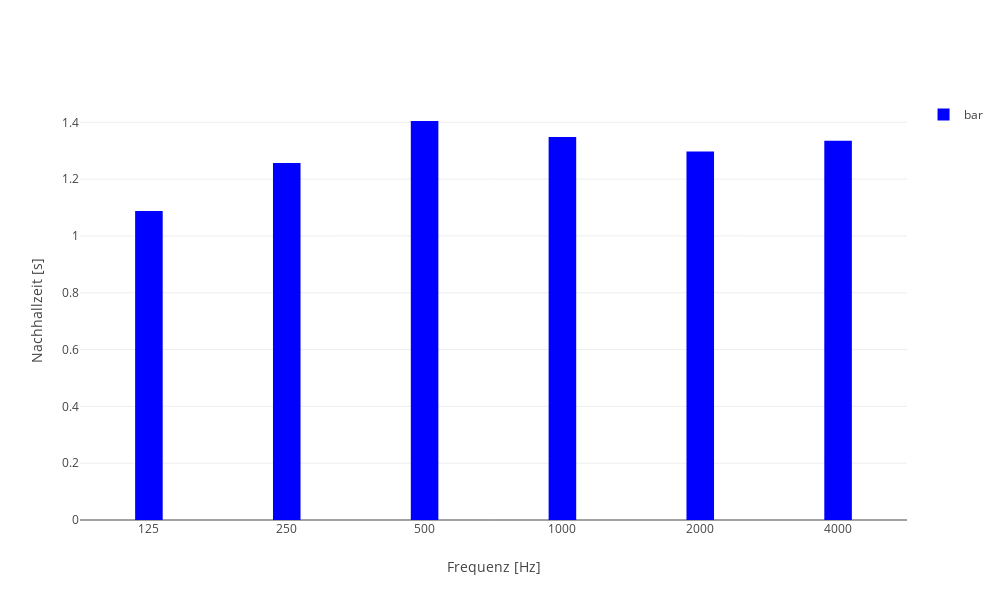
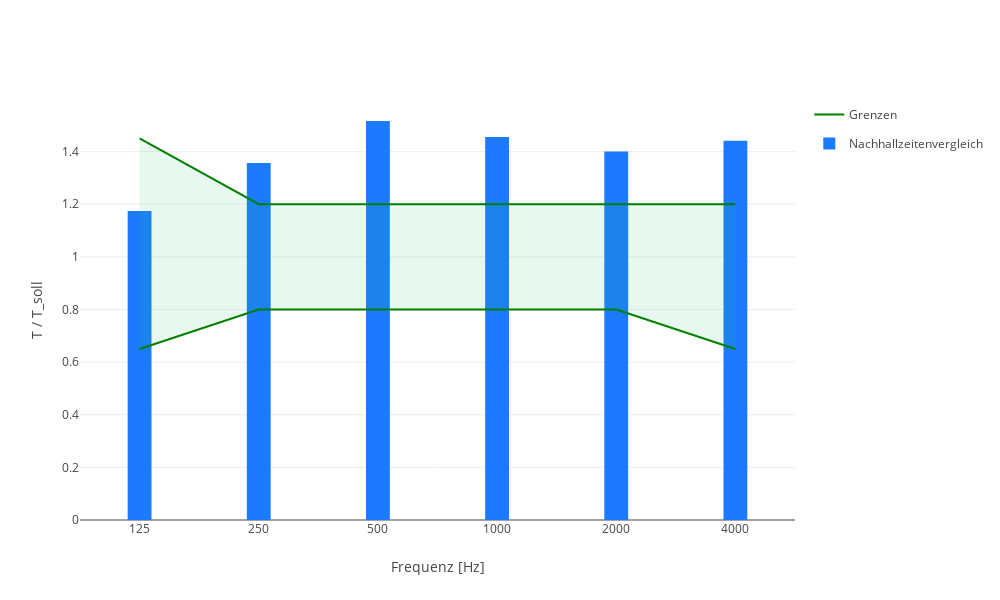

The notebook cell saved with these charts, in order:
### Code cell
import math 
import numpy as np
import plotly.graph_objects as go
from utils import basic_dict, read_db

volume = 80 # Abschaetzung eines normal grossen Raumes


surface = {'wall1': 20, 'wall2': 20, 'wall3': 10, 'wall4': 10, 'wall5': 8, 'wall6': 8} # Abschaetzung eines normal grossen Raumes

alpha = {'125 Hz': [0.2, 0.1 ,0.2, 0.1, 0.1, 0.1, 0.1], 
        '250 Hz': [0.1, 0.1, 0.1, 0.1, 0.1, 0.1, 0.1], 
        '500 Hz': [0.02, 0.1, 0.2, 0.07, 0.1, 0.2, 0.1],
        '1 kHz': [0.1, 0.1, 0.08, 0.1, 0.1, 0.1, 0.1], 
        '2 kHz': [0.1, 0.04, 0.1, 0.2, 0.1, 0.1, 0.1], 
        '4 kHz': [0.1, 0.1, 0.1, 0.1, 0.1, 0.1, 0.1]
        } 

sub_surface = {'wall1':[5, 4], 'wall2':[6, 2], 'wall3': [5], 'wall4': [], 'wall5': [], 'wall6': [1, 2, 3]}

sub_alpha = {'125 Hz': {'wall1':[0.15, 0.36], 'wall2':[0.16, 0.12], 'wall3': [0.13], 'wall4': [], 'wall5': [], 'wall6': [0.1, 0.2, 0.3]},
            '250 Hz': {'wall1':[0.2, 0.1], 'wall2':[0.3, 0.1], 'wall3': [0.13], 'wall4': [], 'wall5': [], 'wall6': [0.1, 0.2, 0.3]}, 
            '500 Hz': {'wall1':[0.2, 0.1], 'wall2':[0.2, 0.1], 'wall3': [0.13], 'wall4': [], 'wall5': [], 'wall6': [0.1, 0.2, 0.3]}, 
            '1 kHz' : {'wall1':[0.2, 0.1], 'wall2':[0.2, 0.1], 'wall3': [0.13], 'wall4': [], 'wall5': [], 'wall6': [0.1, 0.2, 0.3]},
            '2 kHz':  {'wall1':[0.2, 0.1], 'wall2':[0.2, 0.1], 'wall3': [0.13], 'wall4': [], 'wall5': [], 'wall6': [0.1, 0.2, 0.3]},
            '4 kHz':  {'wall1':[0.2, 0.1], 'wall2':[0.2, 0.1], 'wall3': [0.13], 'wall4': [], 'wall5': [], 'wall6': [0.1, 0.2, 0.3]}  
            }       

use = 'Musik'

class room: 
    '''Class inheriting all functions for calculations and making plots.'''

    def __init__(self, volume, surface, sub_surface, alpha, sub_alpha, use):
        '''Function to initialize the class "room"'''
        self.input = {'Volume': volume, 'Surface': surface, 'Absorption coefficient': alpha}
        self.volume = volume
        self.surface = surface
        self.sub_surface = sub_surface
        self.alpha = alpha
        self.sub_alpha = sub_alpha
        self.use = use
        self.ErrorMessage = []

    def criticalDistance(self):
        '''
        Function to calculate the critical distance, where the energy densities of the direct and reflected soundfield are equal. 
        Calculation is made with an approximate formula based on statistical acoustics in a diffuse soundfield.
        '''
        
        criticalDistance = np.sqrt(self.equivalentAbsorptionSurface() / 50)

        return criticalDistance
        
    def equivalentAbsorptionSurface(self):
        '''Function to calculate the equivalent absorption surface.'''

        equivalentAbsorptionSurface = basic_dict()

        wall_index = 0
        # equivalent absorption surface for main walls 
        for octaveBands in self.alpha:
            alphaList = self.alpha[octaveBands]

            for walls in self.surface:
                equivalentAbsorptionSurface[octaveBands] = equivalentAbsorptionSurface[octaveBands] + (self.surface[walls] - sum(self.sub_surface[walls])) * alphaList[wall_index]
                wall_index = wall_index + 1
            wall_index = 0

        # adding equivalent absorption surface for sub walls
        for octaveBands in self.sub_alpha.keys():
            sub_alphaDict = self.sub_alpha[octaveBands]
            for sub_walls in self.sub_surface.keys():
                sub_alphaList = sub_alphaDict[sub_walls]
                sub_surfaceList = self.sub_surface[sub_walls]
                    
                for sub_wall_index in range(len(sub_surfaceList)):
                    equivalentAbsorptionSurface[octaveBands] = equivalentAbsorptionSurface[octaveBands] + sub_surfaceList[sub_wall_index] * sub_alphaList[sub_wall_index]

        return equivalentAbsorptionSurface
    
    
    def equivalentAbsorptionSurface_people(self, numberOfPeople, peopleDescription):
        '''
        Function to add equivalent absorption surface based on the number of people in the room and their specification regarding age and position (e.g. standing, sitting).
        Data retrieved from Table A.1 in DIN 18041
        '''
        equivalentAbsorptionSurface_total = basic_dict()
        equivalentAbsorptionSurface_walls = self.equivalentAbsorptionSurface()

        equivalentAbsorptionSurface_people = read_db('equivalentAbsorptionSurface_people_data.csv')

        equivalentAbsorptionSurface_people_list =  equivalentAbsorptionSurface_people[peopleDescription]

        index = 0

        for octaveBands in equivalentAbsorptionSurface_walls:
            
            equivalentAbsorptionSurface_total[octaveBands] = equivalentAbsorptionSurface_walls[octaveBands] + numberOfPeople * equivalentAbsorptionSurface_people_list[index]
            index += 1
            
        return equivalentAbsorptionSurface_total
   
    def reverberationTime(self):
        '''Function to calculate the reverberation time.'''

        reverberationTimeSeconds = basic_dict()
        equivalentSurface = self.equivalentAbsorptionSurface()
        for octavebands in equivalentSurface:
            reverberationTimeSeconds[octavebands] = (self.volume / equivalentSurface[octavebands]) * 0.161

        return reverberationTimeSeconds
    
    def reverberationTime_ratio(self):
        '''Function to calculate the ratio of given reverberation time to wanted reverberation time. Wanted reverberation time is based on the rooms use case and its volume.'''

        reverberationTime_ratio = basic_dict()
        ReverberationTime_upperlimit = {'125 Hz':1.45 , '250 Hz':1.2 , '500 Hz':1.2 , '1 kHz':1.2, '2 kHz':1.2 , '4 kHz':1.2 }
        ReverberationTime_lowerlimit = {'125 Hz':0.65 , '250 Hz':0.8 , '500 Hz':0.8 , '1 kHz':0.8, '2 kHz':0.8 , '4 kHz':0.65 }

        # Calculation of the wanted reverberation time dependent on the use case given in DIN 18041 (and the volume in use case "Sport")
        if self.use == 'Musik':
            reverberationTime_wanted = 0.45 * math.log10(self.volume) + 0.07

        elif self.use == 'Sprache/Vortrag':
            reverberationTime_wanted = 0.37 * math.log10(self.volume) - 0.14

        elif self.use == 'Sprache/Vortrag inklusiv':    
            reverberationTime_wanted = 0.32 * math.log10(self.volume) - 0.17

        elif self.use == 'Unterricht/Kommunikation':
            reverberationTime_wanted = 0.32 * math.log10(self.volume) - 0.17

        elif self.use == 'Unterricht/Kommunikation inklusiv':
            reverberationTime_wanted = 0.26 * math.log10(self.volume) - 0.14

        elif self.use == 'Sport':
                if self.volume > 10000:        
                    reverberationTime_wanted = 2
                else:
                    reverberationTime_wanted = 0.75 * math.log10(self.volume) - 1

        # Calculation of the ratio of calculated reverberation time to wanted reverberation time from DIN 18041 
        for octaveBands in self.reverberationTime():
            reverberationTime_ratio[octaveBands] = self.reverberationTime()[octaveBands] / reverberationTime_wanted
            if reverberationTime_ratio[octaveBands] > ReverberationTime_upperlimit[octaveBands]:
                self.ErrorMessage.append(f'Nachhallzeit in Oktavband mit Mittenfrequenz {octaveBands} zu hoch')
            elif reverberationTime_ratio[octaveBands] < ReverberationTime_lowerlimit[octaveBands]:
                self.ErrorMessage.append(f'Nachhallzeit in Oktavband mit Mittenfrequenz {octaveBands} zu niedrig')

        return reverberationTime_ratio, self.ErrorMessage
    
    def plot_reverberationTime(self):
        '''Function, which returns a plot of the reverberation time in octave bands.'''

        freq = np.array([125,250,500,1000,2000,4000])
        reverberationTimeSeconds = self.reverberationTime()

        fig = go.Figure()

        trace1 = go.Bar(x = freq, 
                        y = list(reverberationTimeSeconds.values()), 
                        name = 'bar', 
                        marker_color = 'blue', 
                        showlegend= True, 
                        width=.2)
        
        fig.add_trace(trace1)

        fig.update_layout(xaxis_title = 'Frequenz [Hz]', 
                          yaxis_title = 'Nachhallzeit [s]', 
                          width = 1000, 
                          height = 600)
        
        fig.update_xaxes(type='category')

        return fig
    
    def plot_reverberationTime_ratio(self):
        '''
        Function, which returns a plot of the calculated reverberation time in comparison to the wanted reverberation time 
        and the allowed deviations in octave bands.'''
        
        frequencies = [125,250,500,1000,2000,4000]
        
        ReverberationTime_upperlimit = [1.45, 1.2, 1.2, 1.2, 1.2, 1.2]
        ReverberationTime_lowerlimit = [0.65, 0.8, 0.8, 0.8, 0.8, 0.65]

        reverberationTime_ratio = list(self.reverberationTime_ratio()[0].values())

        fig = go.Figure()

        trace1 = go.Scatter(x = frequencies, 
                            y = ReverberationTime_lowerlimit, 
                            name = 'Grenzen', 
                            marker_color = 'green', 
                            mode = 'lines', 
                            legendgroup = 'boundaries',
                            hoverinfo = 'skip'
                            )
        
        trace2 = go.Scatter(x = frequencies, 
                            y = ReverberationTime_upperlimit, 
                            marker_color = 'green', 
                            fill = 'tonexty', 
                            fillcolor = 'rgba(26, 199, 93, 0.1)',
                            mode = 'lines',
                            legendgroup = 'boundaries',
                            showlegend = False,
                            hoverinfo = 'skip',
                            )
        
        trace3 = go.Bar(x = frequencies, 
                        y = reverberationTime_ratio, 
                        name = 'Nachhallzeitenvergleich',
                        width = .2,
                        marker_color = 'rgba(28, 122, 255, 1)',
                        # hovertemplate = 'Mittenfrequenz: %{x} Hz<br>Nachhallzeitenvergleich: %{y:.2f}', 
                        )
        
        fig.update_xaxes(type = 'category')       

        fig.update_layout(xaxis_title = 'Frequenz [Hz]',
                          yaxis_title = 'T / T_soll', 
                          width = 1000, 
                          height = 600, 
                        #   legend={'traceorder':'normal'},
                        #   hoverlabel = dict(bgcolor = 'rgba(28, 122, 255, .4)')
                          )
        
        fig.add_trace(trace1)
        fig.add_trace(trace2)
        fig.add_trace(trace3)
        
        return fig

room1 = room(volume , surface, sub_surface, alpha, sub_alpha, use)

room1.equivalentAbsorptionSurface()

# room1.equivalentAbsorptionSurface_people(6, 'Person sitzend auf Leichtpolsterbestuhlung')
# room1.plot_reverberationTime_ratio()

fig = room1.plot_reverberationTime()
fig.show()

fig2 = room1.plot_reverberationTime_ratio()
fig2.show()
errorMessage = room1.reverberationTime_ratio()[1]
print(errorMessage)

### Figure 1 — Plotly figure (JSON) as saved in the notebook; plotly's stock layout.template omitted (floating-point values rounded to 4 significant figures)
{"data": [{"marker": {"color": "blue"}, "name": "bar", "showlegend": true, "type": "bar", "width": 0.2, "x": [125, 250, 500, 1000, 2000, 4000], "y": [1.088, 1.257, 1.405, 1.349, 1.297, 1.335]}], "layout": {"height": 600, "width": 1000, "xaxis": {"title": {"text": "Frequenz [Hz]"}, "type": "category"}, "yaxis": {"title": {"text": "Nachhallzeit [s]"}}}}

### Figure 2 — Plotly figure (JSON) as saved in the notebook; plotly's stock layout.template omitted (floating-point values rounded to 4 significant figures)
{"data": [{"hoverinfo": "skip", "legendgroup": "boundaries", "marker": {"color": "green"}, "mode": "lines", "name": "Grenzen", "type": "scatter", "x": [125, 250, 500, 1000, 2000, 4000], "y": [0.65, 0.8, 0.8, 0.8, 0.8, 0.65]}, {"fill": "tonexty", "fillcolor": "rgba(26, 199, 93, 0.1)", "hoverinfo": "skip", "legendgroup": "boundaries", "marker": {"color": "green"}, "mode": "lines", "showlegend": false, "type": "scatter", "x": [125, 250, 500, 1000, 2000, 4000], "y": [1.45, 1.2, 1.2, 1.2, 1.2, 1.2]}, {"marker": {"color": "rgba(28, 122, 255, 1)"}, "name": "Nachhallzeitenvergleich", "type": "bar", "width": 0.2, "x": [125, 250, 500, 1000, 2000, 4000], "y": [1.174, 1.356, 1.516, 1.456, 1.4, 1.441]}], "layout": {"height": 600, "width": 1000, "xaxis": {"title": {"text": "Frequenz [Hz]"}, "type": "category"}, "yaxis": {"title": {"text": "T / T_soll"}}}}
